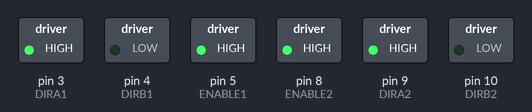
The sketch below on a simulated Arduino Uno, built with avr-gcc and run on an emulated ATmega328P. Parts: switched loads named in the sketch (green lamp = pin HIGH).

Above: at 2.5 s.
At 5.5 s:
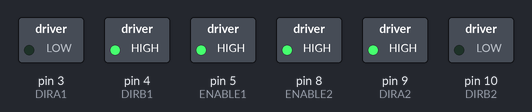
At 11.5 s:
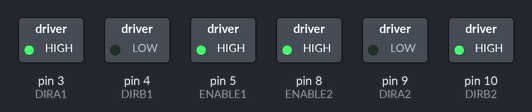
Timing chart, 0 to 13.8 s (numbered marks = the images above):
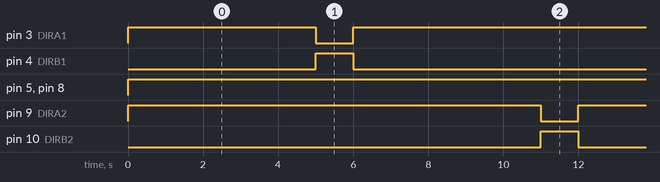

Measured:
- by itself, pin 3 (DIRA1): repeats every 12.0 s: LOW 1.0 s, HIGH 11.0 s
- by itself, pin 4 (DIRB1), pin 10 (DIRB2): alternates HIGH for 1.0 s and LOW for 11.0 s
- by itself, pin 5 (ENABLE1), pin 8 (ENABLE2): LOW → HIGH at 0.00 s
- by itself, pin 9 (DIRA2): alternates HIGH for 11.0 s and LOW for 1.0 s

The sketch:

Practica_3_motor.ino
```cpp
#define ENABLE1 5
#define DIRA1 3
#define DIRB1 4
#define ENABLE2 8
#define DIRA2 9
#define DIRB2 10

int i;

void setup() {
  pinMode(ENABLE1,OUTPUT);
  pinMode(DIRA1,OUTPUT);
  pinMode(DIRB1,OUTPUT);
  pinMode(ENABLE2,OUTPUT);
  pinMode(DIRA2,OUTPUT);
  pinMode(DIRB2,OUTPUT);
  Serial.begin(9600);
}

void loop() {
  digitalWrite(ENABLE1,HIGH);
  digitalWrite(ENABLE2,HIGH);

  digitalWrite(DIRA1,HIGH);
  digitalWrite(DIRB1,LOW);
  digitalWrite(DIRA2,HIGH);
  digitalWrite(DIRB2,LOW);
  delay(5000);

  digitalWrite(DIRA1,LOW);
  digitalWrite(DIRB1,HIGH);
  digitalWrite(DIRA2,HIGH);
  digitalWrite(DIRB2,LOW);
  delay(1000);

  digitalWrite(DIRA1,HIGH);
  digitalWrite(DIRB1,LOW);
  digitalWrite(DIRA2,HIGH);
  digitalWrite(DIRB2,LOW);
  delay(5000);

  digitalWrite(DIRA1,HIGH);
  digitalWrite(DIRB1,LOW);
  digitalWrite(DIRA2,LOW);
  digitalWrite(DIRB2,HIGH);
  delay(1000);

}
```
